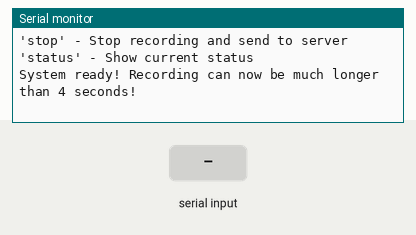
The sketch below on a simulated ESP32. On the bench: the last lines printed to the serial monitor. Inputs (shaded band) come from the test bench. WiFi joins after 1.5 s; servers stay silent unless stated; I2S audio is not simulated (input reads silence).

Above: at 3.4 s.
3.5 s: "audio_ready\n" received over Serial
At 4.2 s:
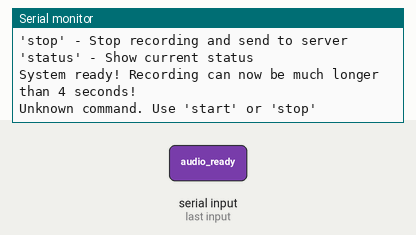
5.0 s: "start\n" received over Serial
At 6.5 s:
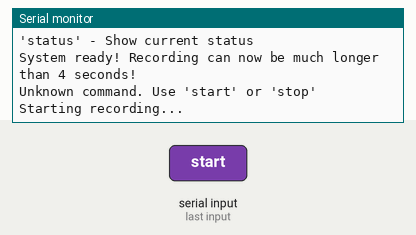
8.0 s: "status\n" received over Serial
At 8.8 s:
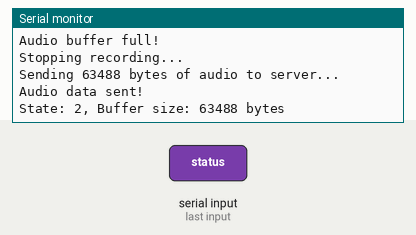

Measured:
- after the input at 3.5 s, the serial monitor: prints a new line at once (image 1)
- after the input at 5.0 s, the serial monitor: prints a new line at once (image 2)
- after the input at 8.0 s, the serial monitor: prints a new line at once (image 3)

The sketch:

streaming_speaker_updated.ino
```cpp
#include <WiFi.h>
#include <ArduinoWebsockets.h>
#include <driver/i2s.h>
#include <ArduinoJson.h>

using namespace websockets;

// WiFi credentials - REPLACE WITH YOUR NETWORK
const char* ssid = "YOUR_WIFI_SSID";
const char* password = "YOUR_WIFI_PASSWORD";

// WebSocket server - REPLACE WITH YOUR SERVER IP
const char* websocket_server = "ws://192.168.1.100:8765";  // Change this IP

WebsocketsClient client;

// I2S pins for INMP441 (MIC)
#define I2S_WS_MIC    25    // LRCL/WS
#define I2S_SCK_MIC   26    // BCLK/SCK
#define I2S_SD_MIC    22    // DOUT/SD

// I2S pins for MAX98357A (Speaker)
#define I2S_WS_SPK    27    // LRCL/WS
#define I2S_SCK_SPK   14    // BCLK/SCK
#define I2S_SD_SPK    12    // DIN/SD

// Audio configuration
#define SAMPLE_RATE   16000
#define SAMPLE_BITS   16
#define CHANNELS      1
#define BUFFER_SIZE   1024
#define MAX_AUDIO_BUFFER 64000  // ~4 seconds at 16kHz

// Audio buffers
int16_t micBuffer[BUFFER_SIZE];
uint8_t audioData[MAX_AUDIO_BUFFER];
uint32_t audioDataSize = 0;
bool isRecording = false;
bool isPlaying = false;

// States
enum SystemState {
  IDLE,
  RECORDING,
  UPLOADING,
  DOWNLOADING,
  PLAYING
};

SystemState currentState = IDLE;

void setupI2SMic() {
  i2s_config_t i2s_config = {
    .mode = i2s_mode_t(I2S_MODE_MASTER | I2S_MODE_RX),
    .sample_rate = SAMPLE_RATE,
    .bits_per_sample = i2s_bits_per_sample_t(SAMPLE_BITS),
    .channel_format = I2S_CHANNEL_FMT_ONLY_LEFT,
    .communication_format = i2s_comm_format_t(I2S_COMM_FORMAT_STAND_I2S),
    .intr_alloc_flags = ESP_INTR_FLAG_LEVEL1,
    .dma_buf_count = 4,
    .dma_buf_len = BUFFER_SIZE,
    .use_apll = false,
    .tx_desc_auto_clear = false,
    .fixed_mclk = 0
  };

  i2s_pin_config_t pin_config = {
    .bck_io_num = I2S_SCK_MIC,
    .ws_io_num = I2S_WS_MIC,
    .data_out_num = I2S_PIN_NO_CHANGE,
    .data_in_num = I2S_SD_MIC
  };

  i2s_driver_install(I2S_NUM_0, &i2s_config, 0, NULL);
  i2s_set_pin(I2S_NUM_0, &pin_config);
  i2s_zero_dma_buffer(I2S_NUM_0);
}

void setupI2SSpeaker() {
  i2s_config_t i2s_config = {
    .mode = i2s_mode_t(I2S_MODE_MASTER | I2S_MODE_TX),
    .sample_rate = SAMPLE_RATE,
    .bits_per_sample = i2s_bits_per_sample_t(SAMPLE_BITS),
    .channel_format = I2S_CHANNEL_FMT_ONLY_LEFT,
    .communication_format = i2s_comm_format_t(I2S_COMM_FORMAT_STAND_I2S),
    .intr_alloc_flags = ESP_INTR_FLAG_LEVEL1,
    .dma_buf_count = 4,
    .dma_buf_len = BUFFER_SIZE,
    .use_apll = false,
    .tx_desc_auto_clear = true,
    .fixed_mclk = 0
  };

  i2s_pin_config_t pin_config = {
    .bck_io_num = I2S_SCK_SPK,
    .ws_io_num = I2S_WS_SPK,
    .data_out_num = I2S_SD_SPK,
    .data_in_num = I2S_PIN_NO_CHANGE
  };

  i2s_driver_install(I2S_NUM_1, &i2s_config, 0, NULL);
  i2s_set_pin(I2S_NUM_1, &pin_config);
  i2s_zero_dma_buffer(I2S_NUM_1);
}

void onMessageCallback(WebsocketsMessage message) {
  if (message.isText()) {
    DynamicJsonDocument doc(1024);
    deserializeJson(doc, message.data());

    String type = doc["type"];

    if (type == "audio_ready") {
      Serial.println("Audio processed on server, downloading...");
      currentState = DOWNLOADING;
      client.send("{\"type\":\"download_audio\"}");
    }
    else if (type == "download_link") {
      String link = doc["link"];
      Serial.println("Download link: " + link);
    }
  } else if (message.isBinary()) {
    // Receiving audio data back from server
    Serial.println("Receiving audio data from server...");

    size_t dataSize = message.length();
    if (dataSize <= MAX_AUDIO_BUFFER) {
      memcpy(audioData, message.c_str(), dataSize);
      audioDataSize = dataSize;
      currentState = PLAYING;
      Serial.println("Starting playback...");
    } else {
      Serial.println("Error: Audio data too large");
    }
  }
}

void onEventsCallback(WebsocketsEvent event, String data) {
  if (event == WebsocketsEvent::ConnectionOpened) {
    Serial.println("WebSocket Connected!");
  } else if (event == WebsocketsEvent::ConnectionClosed) {
    Serial.println("WebSocket Disconnected!");
  } else if (event == WebsocketsEvent::GotPing) {
    Serial.println("Got ping from server!");
  } else if (event == WebsocketsEvent::GotPong) {
    Serial.println("Got pong from server!");
  }
}

void setup() {
  Serial.begin(115200);
  Serial.println("ESP32 Audio System Starting...");

  // Setup WiFi
  WiFi.begin(ssid, password);
  while (WiFi.status() != WL_CONNECTED) {
    delay(1000);
    Serial.println("Connecting to WiFi...");
  }
  Serial.println("WiFi Connected!");
  Serial.println("IP Address: " + WiFi.localIP().toString());

  // Setup I2S
  setupI2SMic();
  setupI2SSpeaker();

  // Setup WebSocket
  client.onMessage(onMessageCallback);
  client.onEvent(onEventsCallback);

  Serial.println("Connecting to WebSocket server...");
  client.connect(websocket_server);

  Serial.println("\nCommands:");
  Serial.println("'start' - Start streaming recording (unlimited time)");
  Serial.println("'stop' - Stop recording and send to server");
  Serial.println("'status' - Show current status");
  Serial.println("System ready! Recording can now be much longer than 4 seconds!");
}

void startRecording() {
  if (currentState != IDLE) return;

  Serial.println("Starting recording...");
  isRecording = true;
  currentState = RECORDING;
  audioDataSize = 0;

  // Clear audio buffer
  memset(audioData, 0, MAX_AUDIO_BUFFER);
}

void stopRecording() {
  if (currentState != RECORDING) return;

  Serial.println("Stopping recording...");
  isRecording = false;
  currentState = UPLOADING;

  if (audioDataSize > 0) {
    Serial.printf("Sending %d bytes of audio to server...\n", audioDataSize);

    // Send metadata first
    DynamicJsonDocument doc(512);
    doc["type"] = "audio_upload";
    doc["sample_rate"] = SAMPLE_RATE;
    doc["bits_per_sample"] = SAMPLE_BITS;
    doc["channels"] = CHANNELS;
    doc["size"] = audioDataSize;

    String metadata;
    serializeJson(doc, metadata);
    client.send(metadata);

    // Send binary audio data
    client.sendBinary((const char*)audioData, audioDataSize);

    Serial.println("Audio data sent!");
  } else {
    Serial.println("No audio data to send");
    currentState = IDLE;
  }
}

void recordAudio() {
  if (!isRecording) return;

  size_t bytesRead;
  esp_err_t result = i2s_read(I2S_NUM_0, micBuffer, sizeof(micBuffer), &bytesRead, 100);

  if (result == ESP_OK && bytesRead > 0) {
    // Check if we have space in buffer
    if (audioDataSize + bytesRead <= MAX_AUDIO_BUFFER) {
      memcpy(audioData + audioDataSize, micBuffer, bytesRead);
      audioDataSize += bytesRead;
    } else {
      Serial.println("Audio buffer full!");
      stopRecording();
    }
  }
}

void playAudio() {
  if (currentState != PLAYING || audioDataSize == 0) return;

  size_t bytesWritten;
  size_t bytesToWrite = min((size_t)BUFFER_SIZE * 2, audioDataSize);

  esp_err_t result = i2s_write(I2S_NUM_1, audioData, bytesToWrite, &bytesWritten, 100);

  if (result == ESP_OK && bytesWritten > 0) {
    // Shift remaining data
    audioDataSize -= bytesWritten;
    if (audioDataSize > 0) {
      memmove(audioData, audioData + bytesWritten, audioDataSize);
    } else {
      Serial.println("Playback finished!");
      currentState = IDLE;
    }
  }
}

void handleSerialCommands() {
  if (Serial.available()) {
    String command = Serial.readStringUntil('\n');
    command.trim();
    command.toLowerCase();

    if (command == "start") {
      startRecording();
    }
    else if (command == "stop") {
      stopRecording();
    }
    else if (command == "status") {
      Serial.printf("State: %d, Buffer size: %d bytes\n", currentState, audioDataSize);
    }
    else {
      Serial.println("Unknown command. Use 'start' or 'stop'");
    }
  }
}

void loop() {
  client.poll();

  handleSerialCommands();
  recordAudio();
  playAudio();

  delay(1); // Small delay for stability
}
```
